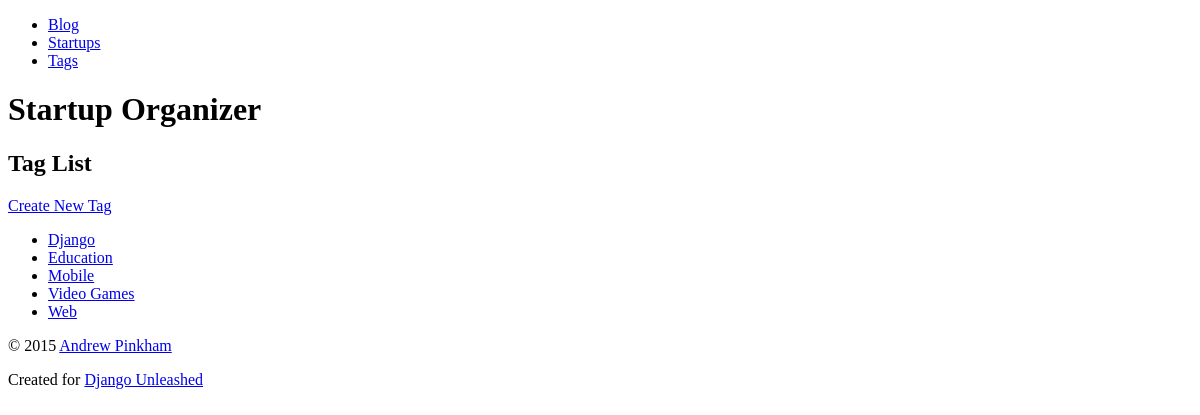
The app's page /tag/, older data.
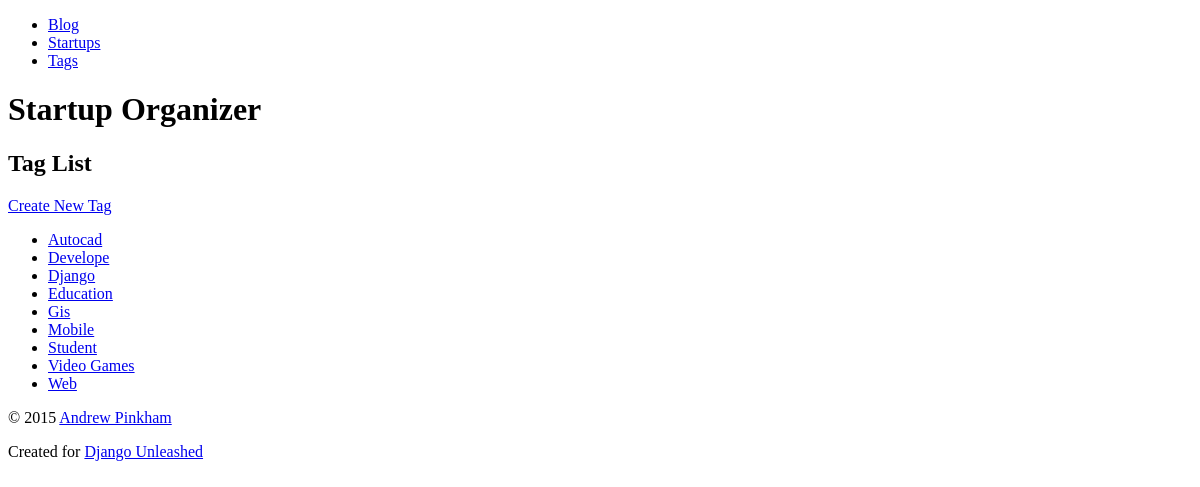
The same page, newer data.
### organizer/models.py (models this page shows, shortened)
class Tag(models.Model):
    name = models.CharField(max_length=31,
                            unique=True)
    slug = models.SlugField(max_length=31,
                            unique=True,
                            help_text='A label for URL config.')
    class Meta:
         ordering = ['name']
    def get_absolute_url(self):
        return reverse('organizer_tag_detail',
                       kwargs={'slug': self.slug})

### organizer/views.py (the view)
# urls.py: url(r'^tag/$', tag_list, name='organizer_tag_list'),
def tag_list(request):
    tag_list = Tag.objects.all()
    return render_to_response('organizer/tag_list.html',
                              {'tag_list': tag_list})

### organizer/templates/organizer/tag_list.html (shortened to what this page needs)
{% extends parent_template|default:"organizer/base_organizer.html" %}
{% block content %}
<h2>Tag List</h2>
<div>
    <a href="{% url 'organizer_tag_create' %}">Create New Tag</a>
</div>
<ul>
    {% for tag in tag_list %}
    <li><a href="{{ tag.get_absolute_url }}">{{ tag.name|title }}</a></li>
    {% empty %}
    <li><em>There are currently no Tags available</em></li>
    <li><a href="{{ tag.get_update_url }}">Edit Tag</a></li>
    <li><a href="{{ tag.get_delete_url }}">Delete Tag</a></li>
    {% endfor %}
</ul>
{% endblock %}

### organizer/templates/organizer/base_organizer.html
{% extends parent_template|default:"base.html" %}

### templates/base.html (shortened to what this page needs)
<!DOCTYPE html>
<html lang="en">
<head>
    <nav>
        <ul>
            <li><a href="{% url 'blog_post_list' %}">Blog</a></li>
            <li><a href="{% url 'organizer_startup_list' %}">Startups</a></li>
            <li><a href="{% url 'organizer_tag_list' %}">Tags</a></li>
        </ul>
    </nav>
</head>
<body>
<div><!==container -->
    <header>
        <h1>Startup Organizer</h1>
    </header>
    <main>
        {% block content %}{% endblock %}
    </main>
</div>
<footer>
    <p>
        &copy; 2015
        <a href="https://AndrewsForge.com/">Andrew Pinkham</a>
    </p>
    <p>
        Created for
        <a href="https://Django-Unleashed.com/">Django Unleashed</a>
    </p>
</footer>
</body>
</html>

Row changes from the older to the newer data that the page shows:
added Tag: name "Autocad"
added Tag: name "Develope"
added Tag: name "Gis"
added Tag: name "Student"
